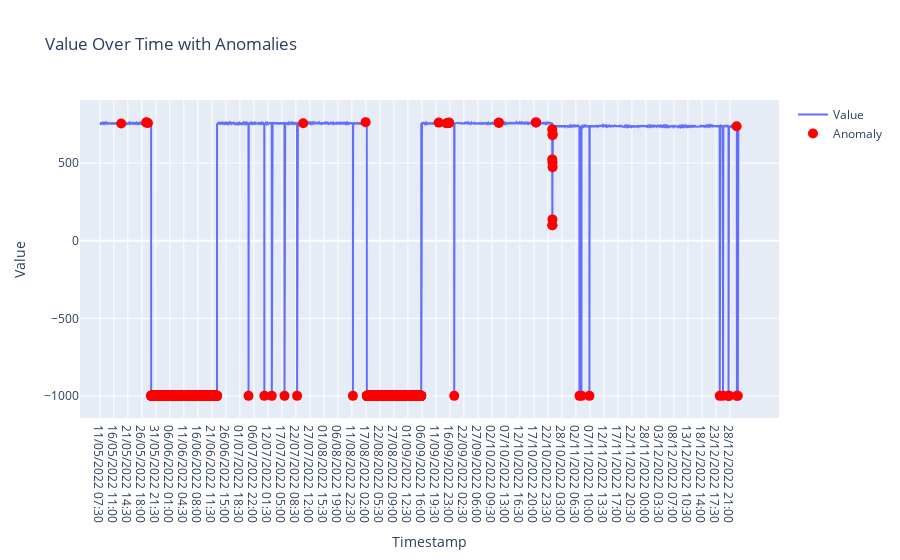

Notebook cell for this chart:
### Code cell
import pandas as pd
import plotly.graph_objects as go

# Create figure and plot lines
fig = go.Figure()

# Add line plot for 'value'
fig.add_trace(go.Scatter(x=df['timestamp'], y=df['value'], mode='lines', name='Value'))
#fig.add_trace(go.Scatter(x=np.arange(len(df)), y=df['value'], mode='lines', name='Value'))

# Add scatter plot for 'is_anomaly'
anomaly_points = df[df['is_anomaly'] == 1]
fig.add_trace(go.Scatter(x=anomaly_points['timestamp'], y=anomaly_points['value'], mode='markers', name='Anomaly', marker=dict(color='red', size=10)))
#fig.add_trace(go.Scatter(x=np.arange(len(df)), y=anomaly_points['value'], mode='markers', name='Anomaly', marker=dict(color='red', size=10)))

# Update layout
fig.update_layout(title='Value Over Time with Anomalies',
                  xaxis_title='Timestamp',
                  yaxis_title='Value')

# Show plot
fig.show()

### Figure 1 — Plotly figure (JSON) as saved in the notebook; plotly's stock layout.template omitted (floating-point values rounded to 4 significant figures; data arrays with more than 128 entries replaced by an {"elided": "..."} marker saying what was removed)
{"data": [{"mode": "lines", "name": "Value", "type": "scatter", "x": {"elided": "11265 str values"}, "y": {"elided": "11265 float values"}}, {"marker": {"color": "red", "size": 10}, "mode": "markers", "name": "Anomaly", "type": "scatter", "x": {"elided": "2166 str values"}, "y": {"elided": "2166 float values"}}], "layout": {"autosize": true, "title": {"text": "Value Over Time with Anomalies"}, "xaxis": {"autorange": true, "range": [-348.0, 11980.0], "showspikes": false, "title": {"text": "Timestamp"}, "type": "category"}, "yaxis": {"autorange": true, "range": [-1248.0, 1012.0], "showspikes": false, "title": {"text": "Value"}, "type": "linear"}}}
